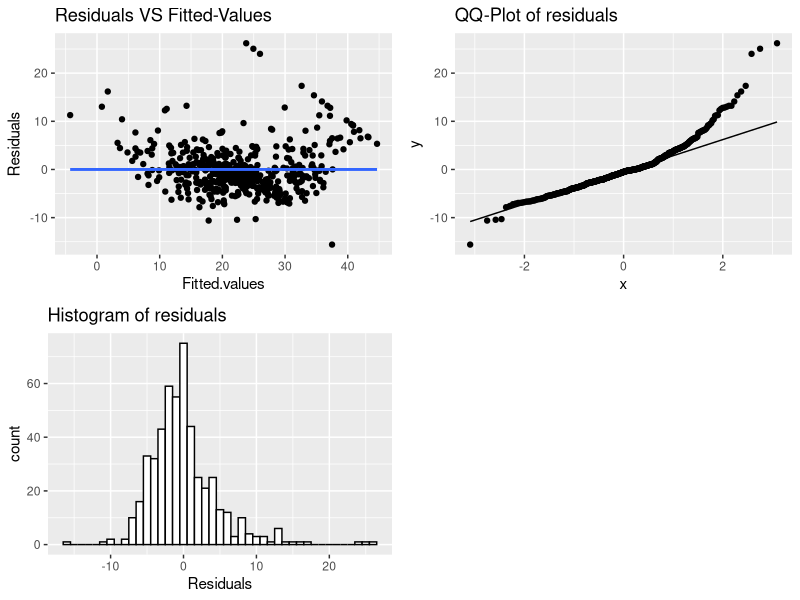

Here is the R script that generated this plot:
combined <- function(Response, Predictors,alpha,method,pl_type){
  n <-  length(Response)
  p <-  (dim(Predictors)[2]+1)
  df <-  n - p  #Degree of freedom i.e no of observation minus no of parameter
  
  #Method 1
  Response1 <-  as.vector(Response)   #Response values  
  Predictors <- as.matrix(Predictors) # Predictor values
  intercept <- rep(1, n)
  ( Predictors1 <- cbind(intercept,Predictors))
  Betas1 <- solve(t(Predictors1)%*%Predictors1)%*%t(Predictors1)%*%Response1
 
  
  #Standard Error Computation by bootstrap Method
  B <- 10000
  Betas2 <- matrix(NA,length(Betas1),B)
  for (i in 1:B){
    samp <- sample(nrow(Predictors),nrow(Predictors),replace = T)
    Response2 <- Response1[samp]
    Predictors2 <- Predictors1[samp,]
    row.names(Predictors2) <- 1:length(Response2)
    Beta <- solve(t(Predictors2)%*%Predictors2)%*%t(Predictors2)%*%Response2
    Betas2[,i] <- Beta
  }
  
  SE2 <- apply(Betas2,1,sd)
  
  # Residual computation
  Fitted.values <- Predictors1%*%as.matrix(Betas1)  # Predicted response
  Residuals <-  Response - Fitted.values 
  
  
  # Standard Error Computation by asymptotic normal approach
  Sigma.hat <- (1/df)*t(Residuals)%*%Residuals
  Sigma.hat <- as.vector(Sigma.hat)
  Variance_Beta <-  Sigma.hat*diag((solve(t(Predictors1)%*%Predictors1))) #Variance of Betas
  SE1 <- sqrt( Variance_Beta)
  
  
  #Confidence Interval 
  if(method == "Bootstrap"){
    SE <- SE2
  }else if(method == "Asymptotic"){
    SE <- SE1
  }else{
    print("approach error")
  }
  quant <- 1 - (alpha/2)
  Lower_CI_Beta <- Betas1 - (qnorm(p=quant)*SE)
  Upper_CI_Beta <- Betas1 + (qnorm(p=quant)*SE)
  
  
  
#function 2
library(cowplot)

  pl_dat = data.frame(Residuals = Residuals, Fitted.values = Fitted.values)
  library(ggplot2)
  
  if(pl_type == "res_fit") {
    # 1. Residuals vs fitted-values
   print(ggplot(pl_dat, aes(y = Residuals, x = Fitted.values )) + 
      geom_point() + geom_smooth(pl_dat,se = FALSE)+labs(title = "Residuals VS Fitted-Values"))
    
  } else if(pl_type == "qq") {
    # 2. qq-plot of residuals
    print(ggplot(pl_dat, aes(sample = Residuals)) + stat_qq() + stat_qq_line()+labs(title = "QQ-Plot of residuals"))
    
  } else if(pl_type == "hist") {
    #3. Histogram (or density) of residuals
   print(ggplot(pl_dat, aes(x = Residuals)) + geom_histogram(color="black", fill="white",binwidth=1)+
         labs(title = "Histogram of residuals"))
    
  } else if(pl_type == "all"){
    
    a <- ggplot(pl_dat, aes(y = Residuals, x = Fitted.values )) + 
      geom_point() + geom_smooth(method = lm, se = FALSE) + labs(title = "Residuals VS Fitted-Values")
    
    b <- ggplot(pl_dat, aes(sample = Residuals)) + stat_qq() + stat_qq_line()+labs(title = "QQ-Plot of residuals")
    
    c <- ggplot(pl_dat, aes(x = Residuals)) + geom_histogram(color="black", fill="white",binwidth=1)+
      labs(title = "Histogram of residuals")
   print(plot_grid(a,b,c))
    
  } else{
    print("error in pl_type argument")
  }

# Third function
  mse <- (1/n) * colSums( Residuals^2 )
  


#F-test Fourth function

  SSM <-  colSums( (Fitted.values - mean(Response))^2 )
  SSE <-  colSums( (Response - Fitted.values)^2 )
  
  DFM <-  p - 1 
  DFE <-  n - p
  
  MSM <-  SSM / DFM
  MSE <-  SSE / DFE
  
  
  f_star <-  MSM/MSE
  p_value <-  pf(f_star, df1 = DFM, df2 = DFE,lower.tail = FALSE)
  
  Summary1 <- data.frame("Coefficients Estimate" =  Betas1, "Standard Error"=SE, "Lower Confidence Interval"=Lower_CI_Beta,
                         "Upper Confidence Interval"=Upper_CI_Beta)
  print(Summary1)
  
  Summary2 <- data.frame("Mean Square Predictor Error" =  mse, "Sum Square of Model"=SSM, "Sum Square of Error"=SSE,
                        "F Statistic"=f_star,"P-Value" = p_value)
  print(Summary2)
}
library(MASS)
View(Boston)
Response <- Boston$medv
Predictors <- Boston[1:13]

combined(Response, Predictors,alpha=0.05,method="Asymptotic",pl_type="all")

